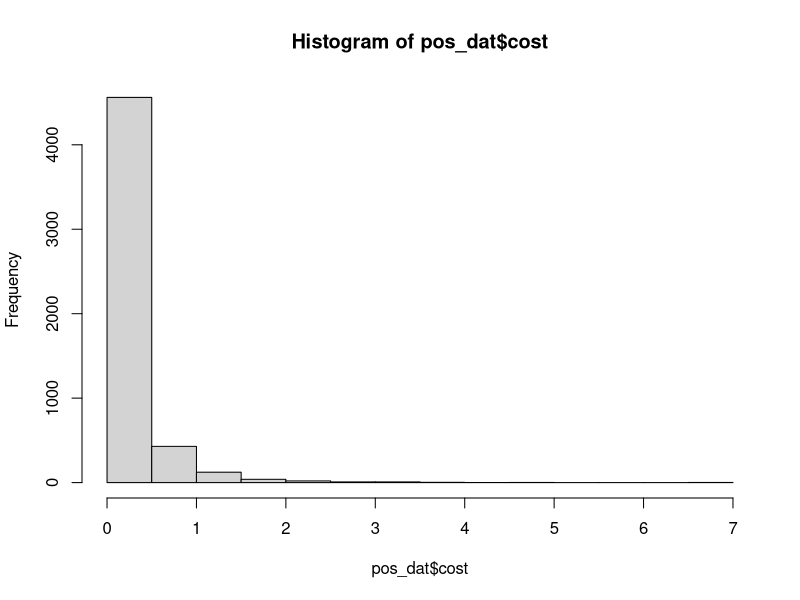
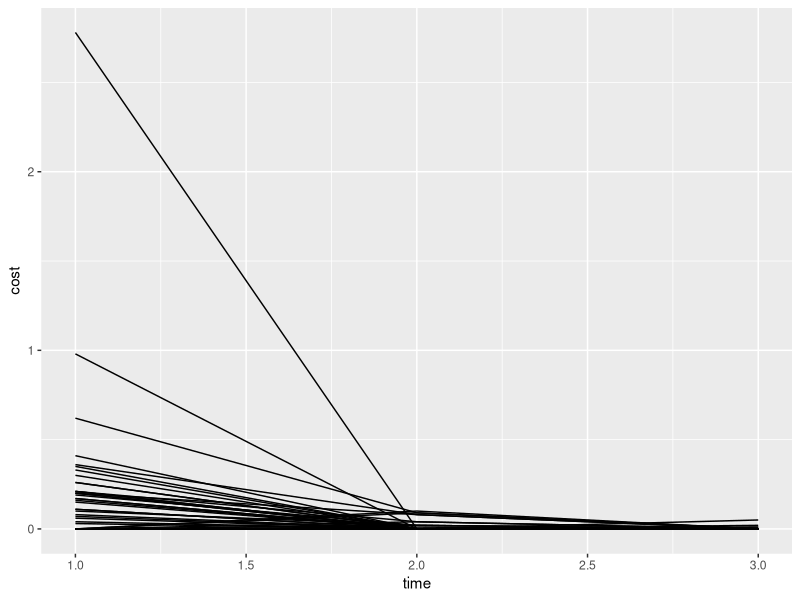
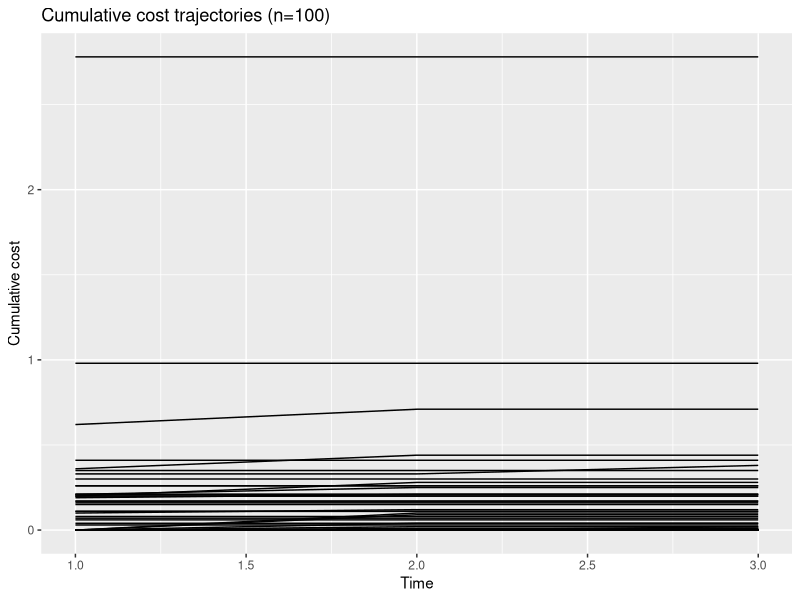

Source code (R) for these figures, in order:
library(tidyr)
library(dplyr)
library(ggplot2)
library(gridExtra)
library(mvtnorm)
expit <- function(x){plogis(x)}



## Parameters
# n = number of individuals simulated
# time_periods = number of time periods each individual is observed
# beta = coefficients for beta
# gamma = coefficients for gamma
# re_sigma1, re_sigma2, re_rho = parameters for random effects
# ln_sigma = parameter for log-normal distribution
genData <- function(n=10000, time_periods = 3, 
                    beta, gamma,
                    re_sigma1, re_sigma2, re_rho,
                    ln_sigma,
                    seed=123){
  set.seed(seed)
  
  # Binary time invariant covariate - takes value 0 or 1 with equal probability
  X1 <- sample(0:1, n, replace=TRUE)
  
  # Time variant covariate - how many months an individual is observed
  X2 <- rep(time_periods, n)
  
  # Random effect values
  Sigma <- matrix(c(re_sigma1^2,re_rho*re_sigma1*re_sigma2, re_rho*re_sigma1*re_sigma2, re_sigma2^2), nrow = 2)
  rand_vals <- rmvnorm(n, sigma = Sigma)
  c <- rand_vals[,1]
  d <- rand_vals[,2]
  
  # Duplicate values for data frame 
  X1.vals <- rep(X1, X2)
  X2.vals <- rep(seq(1:time_periods), n)
  c.vals <- rep(c, X2)
  d.vals <- rep(d, X2)
  id <- rep(1:n, X2)
  dat <- data.frame(id=id, time=X2.vals, gender=X1.vals, cost=0, re_c=c.vals, re_d=d.vals)
  
  # Logit parameters
  ## Note the time parameter - for positive beta, probability of accruing cost increases
  dat$pi_it <- expit(beta[1] + dat$gender*beta[2] + dat$time*beta[3] + c.vals)
  dat$U_it <- rbinom(nrow(dat), 1, dat$pi_it)
  
  # Log-normal parameters
  dat$mu_it <- gamma[1] + dat$gender*gamma[2] + dat$time*gamma[3] + d.vals 
  
  dat$Z_it <- rnorm(nrow(dat), dat$mu_it, ln_sigma)
  dat$Y_it <- exp(dat$Z_it)
  
  # Set value to 0 depending on eta_ij
  dat$cost[dat$U_it==1] <- round(dat$Y_it[dat$U_it==1],2)
  
  # Calculate cumulative sum
  dat <- dat %>% group_by(id) %>% mutate(csum=cumsum(cost)) %>% ungroup()
  
  return(dat)
}

dat <- genData(beta = c(0,0,-1), gamma=c(0,0,-1.5),
               re_sigma1 = 1, re_sigma2 = 0, re_rho = 0.2,
               ln_sigma = 1)


# Data summaries per time point + all time points
wide_dat <- dat %>% select(id,time,cost) %>% pivot_wider(names_from = time, values_from = cost, names_prefix = "time")
summary(dat$cost)
summary(wide_dat$time1)
summary(wide_dat$time2)
summary(wide_dat$time3)

# Percentage of those with zero cost
table(dat$cost==0)[2] / nrow(dat)

# Average probability
summary(dat$pi_it)

# Filter for only positive cost
pos_dat <- dat %>% filter(cost>0)
summary(pos_dat$cost)
hist(pos_dat$cost)

# Sampled subset of 100 people
sub_dat <- dat %>% filter(id %in% sample(dat$id, 100))
p <- ggplot(data=sub_dat, aes(x=time, y=cost, group=id))
p + geom_line() 

cumu_p <- ggplot(data=sub_dat, aes(x=time, y=csum, group=id))
cumu_p + geom_line() + xlab("Time") + ylab("Cumulative cost") + ggtitle("Cumulative cost trajectories (n=100)")



